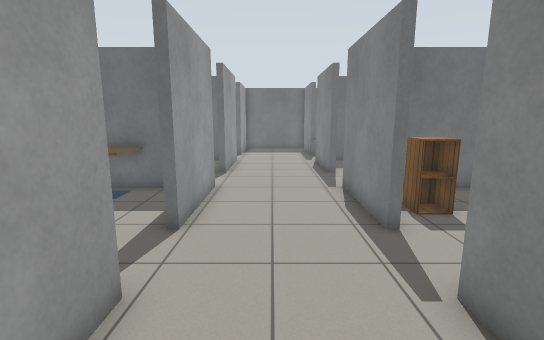
[1] (above)

22 first-person views from a walk through a world built for the Gazebo simulator. The camera is 1.3 m above the floor, tilts 10° down and sees 85° across. The floor is counted in squares, 0.5 m on a side. Each view is taken from the middle of a square. On the plan, view 1 faces up. The plan holds only what a view shows up to about 19 squares ahead; the rest is blank. Simple patterns stand in for the simulator's built-in surfaces. Simple shapes stand in for some stock models.

[2]
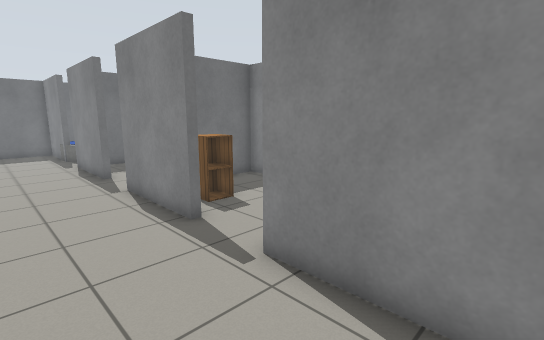

[3]
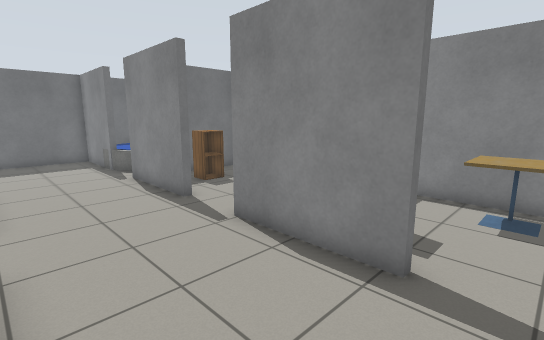

[4]
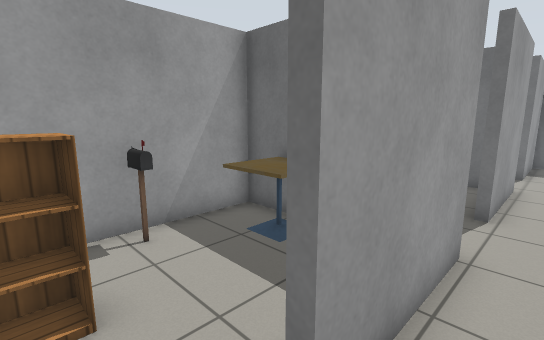

[5]
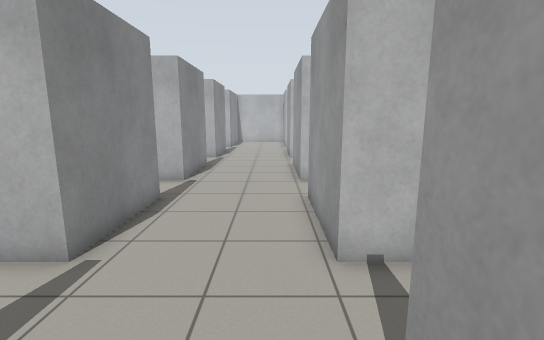

[6]
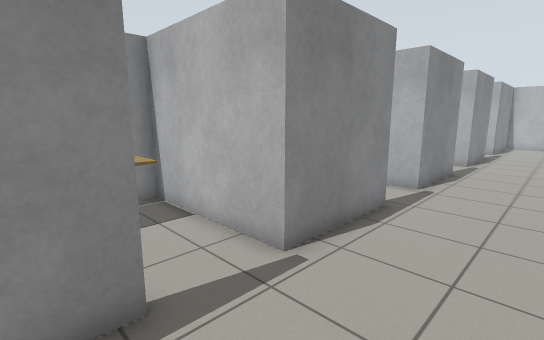

[7]
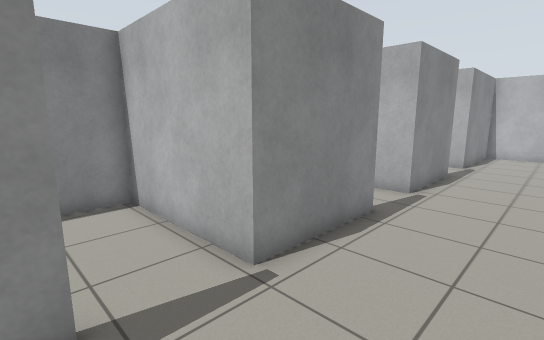

[8]
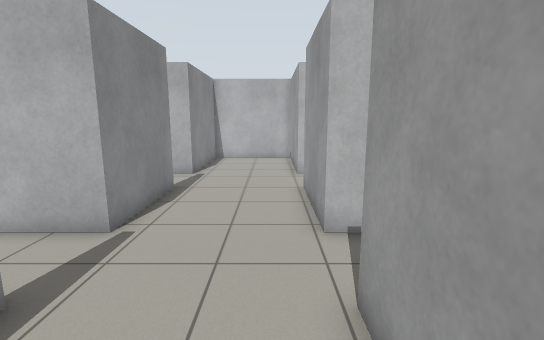

[9]
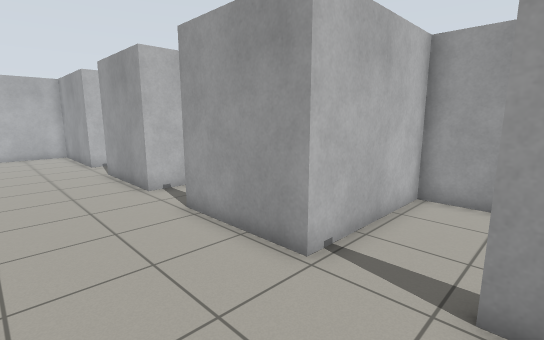

[10]
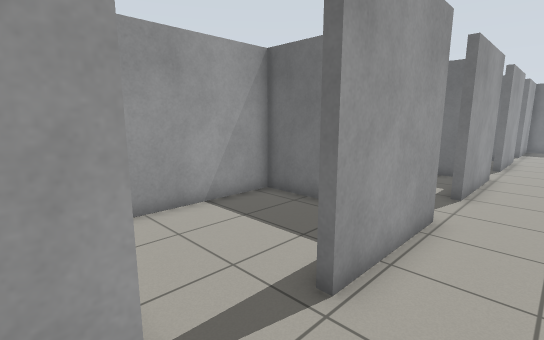

[11]
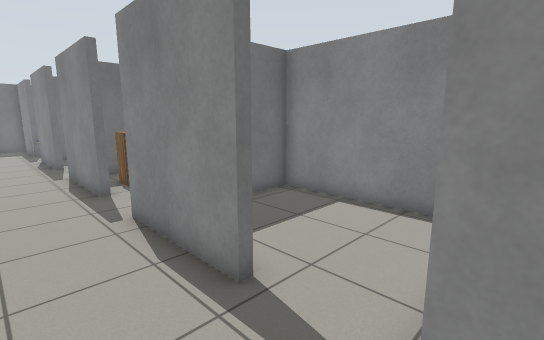

[12]
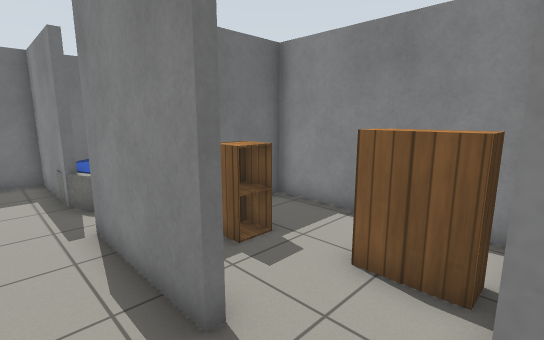

[13]
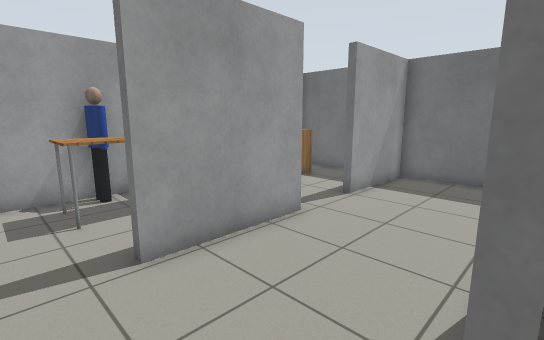

[14]
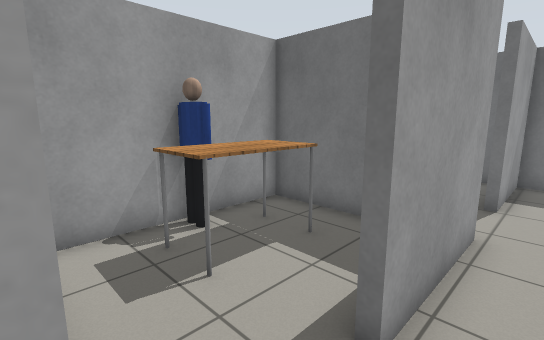

[15]
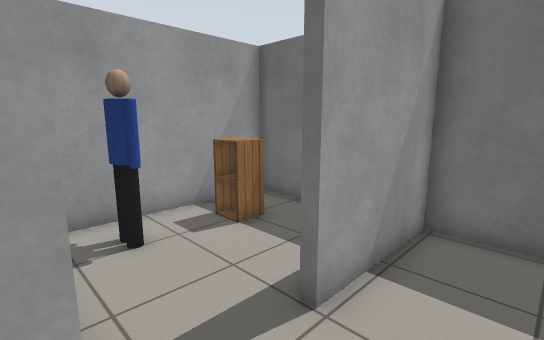

[16]
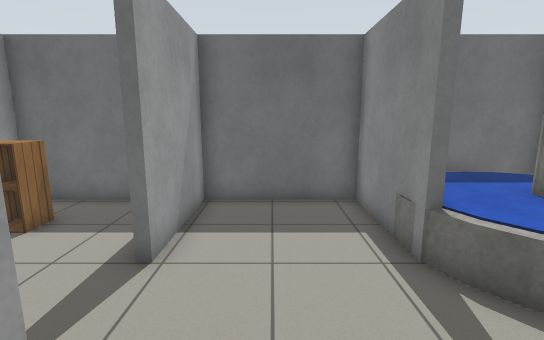

[17]
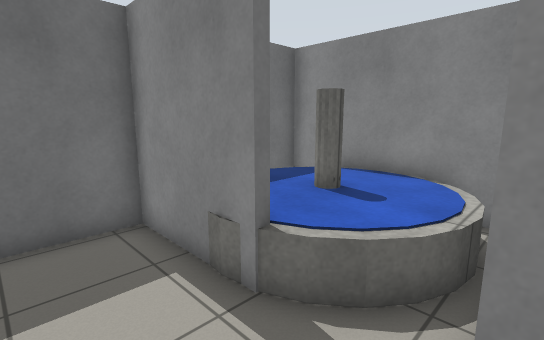

[18]
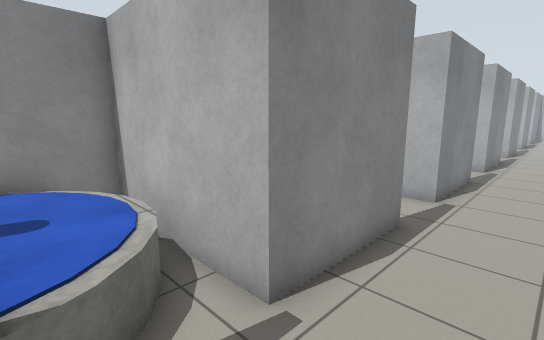

[19]
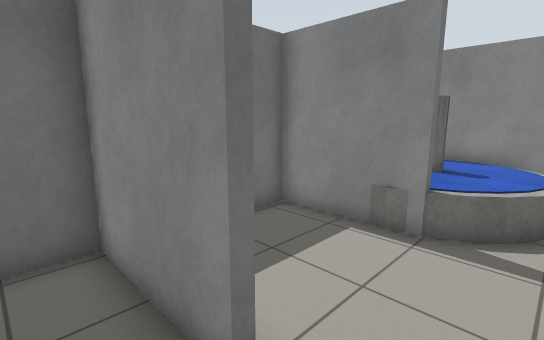

[20]
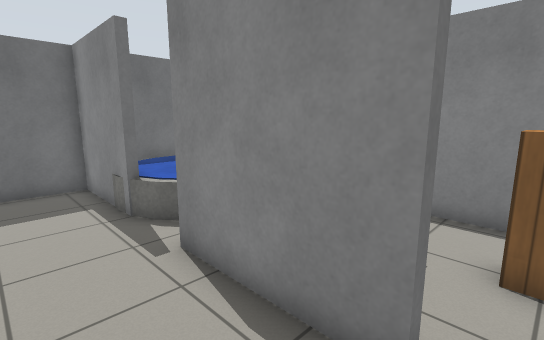

[21]
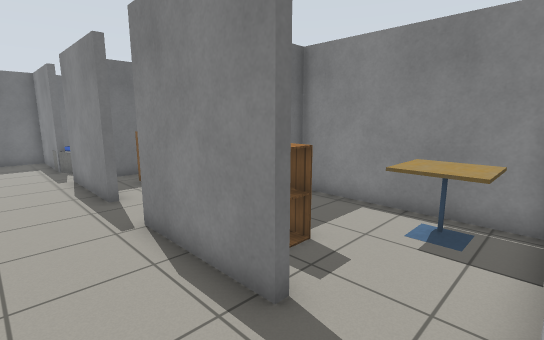

[22]
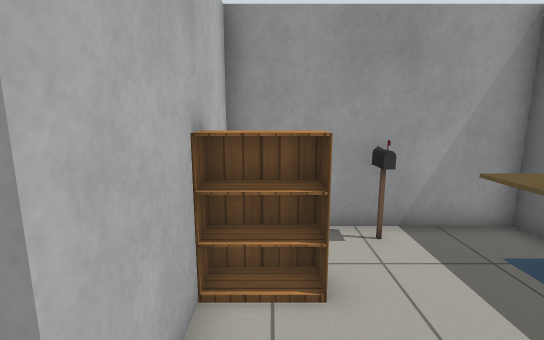

### Floor plan
Points are (right, up) in squares from view 1. A wall is a line through its corners. A room is listed if a view was taken in it or the views show most of it. See-through windows are left out.
Room 1 (views 1, 2, 4, 5, 6, 7, 8, 9, 10, 11, 12, 13, 14, 15, 16, 17, 18, 20, 21, 22)
walls: (3.1, -0.5) (2.7, -0.5) (2.7, 4); (-2.2, 4) (-2.2, -0.6); (-2.2, -3.2) (-2.2, -7.8); (3.1, 6.7) (2.7, 6.7) (2.7, 11.1) (3.7, 11.1); (2.7, -7.9) (2.7, -3.2); (-2.2, 11.2) (-2.2, 6.6); (-2.2, -10.4) (-2.2, -15); (3.1, 13.9) (2.7, 13.9) (2.7, 18.3); (2.7, -15) (2.7, -10.4); (-2.2, 18.4) (-2.2, 13.7); (-2.2, -17.6) (-2.2, -23.3) (2.7, -23.3) (2.7, -17.6) (3.6, -17.6); (2.7, 23.4) (2.7, 25.2) (-2.2, 25.2) (-2.2, 21)
ways out: opening at (-2, 5.5) to room 2; opening at (-2, 20) to room 3; opening at (-2, 12.5) to room 4; opening at (-2, -1.5) to room 5; opening at (3, 5.5) to room 6; opening at (3, 19.5) to room 7; opening at (3, 12.5) to room 8; opening at (3, -1.5) to room 9; opening at (-2, -16); opening at (-2, -8.5); opening at (3, -16); opening at (3, -8.5)
Room 2 (view 3)
walls: (-3.4, 10.9) (-7.9, 10.9) (-7.9, 4) (-2.2, 4)
ways out: opening at (-2, 5.5) to room 1
objects: postbox (-7, 7); bookshelf (-6, 5) to (-5, 6); cafe table (-6, 9) to (-5, 10)
Room 3 (view 19)
walls: (-2.5, 21) (-2.5, 25.2) (-7.9, 25.2) (-7.9, 19.2)
ways out: opening at (-2, 20) to room 1
objects: person (-7, 20) to (-6, 20); cabinet (-7, 22) to (-6, 23)
Room 4 (no view inside)
walls: (-3, 18.1) (-7.9, 18.1) (-7.9, 11.9)
ways out: opening at (-2, 12.5) to room 1
objects: table (-7, 13) to (-5, 16); person (-7, 14) to (-7, 15)
Room 5 (no view inside)
walls: (-5.5, 3.7) (-7.9, 3.7) (-7.9, -3.2) (-2.2, -3.2)
ways out: opening at (-2, -1.5) to room 1
Room 6 (no view inside)
walls: (2.7, 4) (8.4, 4) (8.4, 10.9) (4.1, 10.9)
ways out: opening at (3, 5.5) to room 1
objects: cabinet (4, 8) to (5, 9); cafe table (6, 5) to (8, 7)
Room 7 (no view inside)
walls: (4.5, 25.2) (3.7, 25.2); (2.7, 18.3) (8.4, 18.3) (8.4, 25.2) (6.4, 25.2)
ways out: opening at (3, 19.5) to room 1
objects: fountain (3, 19) to (9, 25)
Room 8 (no view inside)
walls: (8.4, 11.6) (8.4, 18.1) (3.6, 18.1)
ways out: opening at (3, 12.5) to room 1
objects: cabinet (5, 16) to (6, 17); bookshelf (6, 12) to (6, 13)
Room 9 (no view inside)
walls: (2.7, -3.2) (8.4, -3.2) (8.4, 3.7) (6.6, 3.7)
ways out: opening at (3, -1.5) to room 1

Where each view was taken, in squares from view 1:
view 1: 0 up, 0 right, facing up
view 2: 0 up, 1 left, facing up-right
view 3: 5 up, 2 left, facing up-right
view 4: 5 up, 1 left, facing up-left
view 5: 9 up, 1 left, facing down
view 6: 8 up, 1 left, facing down-right
view 7: 0 up, 1 left, facing down-right
view 8: 4 down, 1 left, facing down
view 9: 0 up, 2 right, facing down-left
view 10: 4 down, 0 right, facing up-left
view 11: 4 down, 0 right, facing up-right
view 12: 11 up, 1 right, facing up-right
view 13: 12 up, 3 right, facing up-left
view 14: 11 up, 1 left, facing up-left
view 15: 18 up, 0 right, facing up-left
view 16: 16 up, 0 right, facing up
view 17: 18 up, 0 right, facing up-right
view 18: 21 up, 0 right, facing down-right
view 19: 19 up, 4 left, facing up-right
view 20: 13 up, 0 right, facing up-right
view 21: 4 up, 0 right, facing up-right
view 22: 5 up, 1 left, facing left
